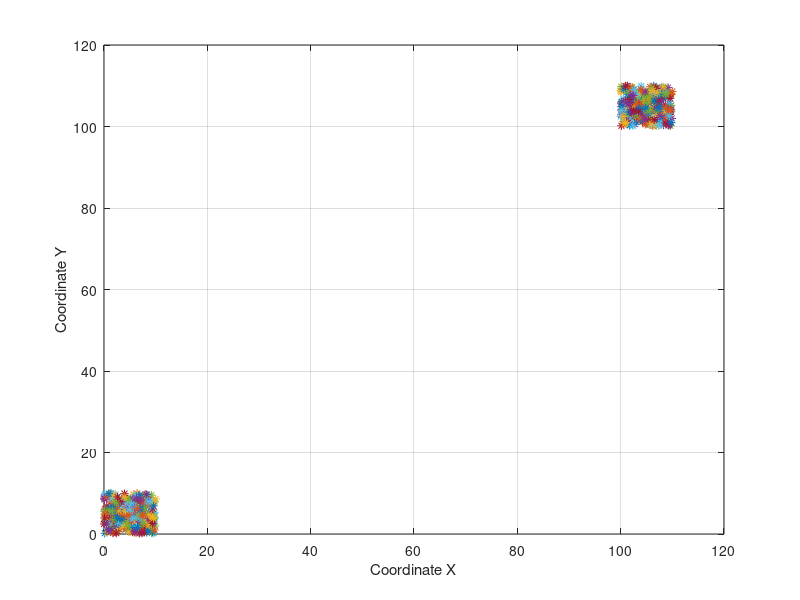

Source code (MATLAB): (Note: this script raises an error after producing the figure.)
clear all
close all
clc

x1 = rand(300,2)*10;
x2 = x1 + 100;
X = [x1; x2];

figure(1)
grid on;
hold on;
box on;
xlabel('Coordinate X');
ylabel('Coordinate Y');

for i = 1 : size(X, 1)
    plot(X(i, 1), X(i, 2),'*');
end

minpts = 20;
epsln = 10;

[clust_num, core_points] = dbscan(X, epsln, minpts, 'Distance', 'euclidean');

figure(2)
gscatter(X(:,1),X(:,2),clust_num);

figure(2)
grid on;
hold on;
box on;
xlabel('Coordinate X');
ylabel('Coordinate Y');
gscatter(X(:,1),X(:,2),clust_num);